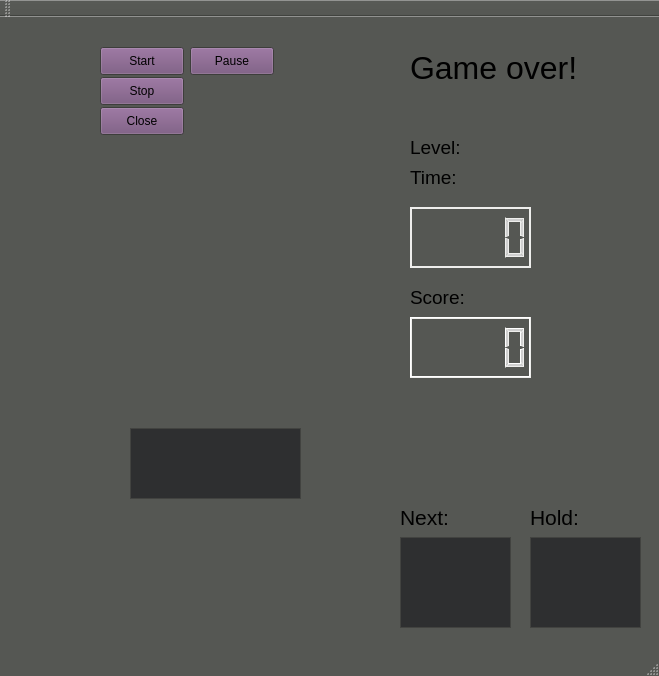
<?xml version="1.0" encoding="UTF-8"?>
<ui version="4.0">
 <class>MainWindow</class>
 <widget class="QMainWindow" name="MainWindow">
  <property name="geometry">
   <rect>
    <x>0</x>
    <y>0</y>
    <width>659</width>
    <height>676</height>
   </rect>
  </property>
  <property name="palette">
   <palette>
    <active>
     <colorrole role="Button">
      <brush brushstyle="SolidPattern">
       <color alpha="255">
        <red>117</red>
        <green>80</green>
        <blue>123</blue>
       </color>
      </brush>
     </colorrole>
     <colorrole role="Base">
      <brush brushstyle="SolidPattern">
       <color alpha="255">
        <red>46</red>
        <green>47</green>
        <blue>48</blue>
       </color>
      </brush>
     </colorrole>
     <colorrole role="Window">
      <brush brushstyle="SolidPattern">
       <color alpha="255">
        <red>85</red>
        <green>87</green>
        <blue>83</blue>
       </color>
      </brush>
     </colorrole>
    </active>
    <inactive>
     <colorrole role="Button">
      <brush brushstyle="SolidPattern">
       <color alpha="255">
        <red>117</red>
        <green>80</green>
        <blue>123</blue>
       </color>
      </brush>
     </colorrole>
     <colorrole role="Base">
      <brush brushstyle="SolidPattern">
       <color alpha="255">
        <red>46</red>
        <green>47</green>
        <blue>48</blue>
       </color>
      </brush>
     </colorrole>
     <colorrole role="Window">
      <brush brushstyle="SolidPattern">
       <color alpha="255">
        <red>85</red>
        <green>87</green>
        <blue>83</blue>
       </color>
      </brush>
     </colorrole>
    </inactive>
    <disabled>
     <colorrole role="Button">
      <brush brushstyle="SolidPattern">
       <color alpha="255">
        <red>117</red>
        <green>80</green>
        <blue>123</blue>
       </color>
      </brush>
     </colorrole>
     <colorrole role="Base">
      <brush brushstyle="SolidPattern">
       <color alpha="255">
        <red>85</red>
        <green>87</green>
        <blue>83</blue>
       </color>
      </brush>
     </colorrole>
     <colorrole role="Window">
      <brush brushstyle="SolidPattern">
       <color alpha="255">
        <red>85</red>
        <green>87</green>
        <blue>83</blue>
       </color>
      </brush>
     </colorrole>
    </disabled>
   </palette>
  </property>
  <property name="windowTitle">
   <string>MainWindow</string>
  </property>
  <widget class="QWidget" name="centralWidget">
   <widget class="QGraphicsView" name="graphicsView">
    <property name="geometry">
     <rect>
      <x>130</x>
      <y>411</y>
      <width>171</width>
      <height>71</height>
     </rect>
    </property>
   </widget>
   <widget class="QPushButton" name="closeButton">
    <property name="geometry">
     <rect>
      <x>100</x>
      <y>90</y>
      <width>84</width>
      <height>28</height>
     </rect>
    </property>
    <property name="text">
     <string>Close</string>
    </property>
   </widget>
   <widget class="QPushButton" name="startButton">
    <property name="geometry">
     <rect>
      <x>100</x>
      <y>30</y>
      <width>84</width>
      <height>28</height>
     </rect>
    </property>
    <property name="text">
     <string>Start</string>
    </property>
   </widget>
   <widget class="QPushButton" name="stopButton">
    <property name="geometry">
     <rect>
      <x>100</x>
      <y>60</y>
      <width>84</width>
      <height>28</height>
     </rect>
    </property>
    <property name="text">
     <string>Stop</string>
    </property>
   </widget>
   <widget class="QLCDNumber" name="timerLcdNumber">
    <property name="geometry">
     <rect>
      <x>410</x>
      <y>190</y>
      <width>121</width>
      <height>61</height>
     </rect>
    </property>
    <property name="palette">
     <palette>
      <active>
       <colorrole role="WindowText">
        <brush brushstyle="SolidPattern">
         <color alpha="255">
          <red>208</red>
          <green>208</green>
          <blue>208</blue>
         </color>
        </brush>
       </colorrole>
       <colorrole role="Light">
        <brush brushstyle="SolidPattern">
         <color alpha="255">
          <red>238</red>
          <green>238</green>
          <blue>236</blue>
         </color>
        </brush>
       </colorrole>
       <colorrole role="Dark">
        <brush brushstyle="SolidPattern">
         <color alpha="255">
          <red>238</red>
          <green>238</green>
          <blue>236</blue>
         </color>
        </brush>
       </colorrole>
       <colorrole role="Text">
        <brush brushstyle="SolidPattern">
         <color alpha="255">
          <red>208</red>
          <green>208</green>
          <blue>208</blue>
         </color>
        </brush>
       </colorrole>
       <colorrole role="ButtonText">
        <brush brushstyle="SolidPattern">
         <color alpha="255">
          <red>208</red>
          <green>208</green>
          <blue>208</blue>
         </color>
        </brush>
       </colorrole>
      </active>
      <inactive>
       <colorrole role="WindowText">
        <brush brushstyle="SolidPattern">
         <color alpha="255">
          <red>208</red>
          <green>208</green>
          <blue>208</blue>
         </color>
        </brush>
       </colorrole>
       <colorrole role="Light">
        <brush brushstyle="SolidPattern">
         <color alpha="255">
          <red>238</red>
          <green>238</green>
          <blue>236</blue>
         </color>
        </brush>
       </colorrole>
       <colorrole role="Dark">
        <brush brushstyle="SolidPattern">
         <color alpha="255">
          <red>238</red>
          <green>238</green>
          <blue>236</blue>
         </color>
        </brush>
       </colorrole>
       <colorrole role="Text">
        <brush brushstyle="SolidPattern">
         <color alpha="255">
          <red>208</red>
          <green>208</green>
          <blue>208</blue>
         </color>
        </brush>
       </colorrole>
       <colorrole role="ButtonText">
        <brush brushstyle="SolidPattern">
         <color alpha="255">
          <red>208</red>
          <green>208</green>
          <blue>208</blue>
         </color>
        </brush>
       </colorrole>
      </inactive>
      <disabled>
       <colorrole role="WindowText">
        <brush brushstyle="SolidPattern">
         <color alpha="255">
          <red>238</red>
          <green>238</green>
          <blue>236</blue>
         </color>
        </brush>
       </colorrole>
       <colorrole role="Light">
        <brush brushstyle="SolidPattern">
         <color alpha="255">
          <red>238</red>
          <green>238</green>
          <blue>236</blue>
         </color>
        </brush>
       </colorrole>
       <colorrole role="Dark">
        <brush brushstyle="SolidPattern">
         <color alpha="255">
          <red>238</red>
          <green>238</green>
          <blue>236</blue>
         </color>
        </brush>
       </colorrole>
       <colorrole role="Text">
        <brush brushstyle="SolidPattern">
         <color alpha="255">
          <red>238</red>
          <green>238</green>
          <blue>236</blue>
         </color>
        </brush>
       </colorrole>
       <colorrole role="ButtonText">
        <brush brushstyle="SolidPattern">
         <color alpha="255">
          <red>238</red>
          <green>238</green>
          <blue>236</blue>
         </color>
        </brush>
       </colorrole>
      </disabled>
     </palette>
    </property>
   </widget>
   <widget class="QLabel" name="timeLabel">
    <property name="geometry">
     <rect>
      <x>410</x>
      <y>140</y>
      <width>81</width>
      <height>41</height>
     </rect>
    </property>
    <property name="font">
     <font>
      <pointsize>14</pointsize>
     </font>
    </property>
    <property name="text">
     <string>Time:</string>
    </property>
   </widget>
   <widget class="QPushButton" name="pauseButton">
    <property name="geometry">
     <rect>
      <x>190</x>
      <y>30</y>
      <width>84</width>
      <height>28</height>
     </rect>
    </property>
    <property name="text">
     <string>Pause</string>
    </property>
   </widget>
   <widget class="QLabel" name="game_overLabel">
    <property name="enabled">
     <bool>true</bool>
    </property>
    <property name="geometry">
     <rect>
      <x>410</x>
      <y>30</y>
      <width>191</width>
      <height>41</height>
     </rect>
    </property>
    <property name="font">
     <font>
      <pointsize>24</pointsize>
     </font>
    </property>
    <property name="text">
     <string>Game over!</string>
    </property>
   </widget>
   <widget class="QGraphicsView" name="nextBlockGraphicsView">
    <property name="geometry">
     <rect>
      <x>400</x>
      <y>520</y>
      <width>111</width>
      <height>91</height>
     </rect>
    </property>
   </widget>
   <widget class="QLabel" name="nextLabel">
    <property name="geometry">
     <rect>
      <x>400</x>
      <y>490</y>
      <width>63</width>
      <height>20</height>
     </rect>
    </property>
    <property name="font">
     <font>
      <pointsize>16</pointsize>
     </font>
    </property>
    <property name="text">
     <string>Next:</string>
    </property>
   </widget>
   <widget class="QGraphicsView" name="holdBlockGraphicsView">
    <property name="geometry">
     <rect>
      <x>530</x>
      <y>520</y>
      <width>111</width>
      <height>91</height>
     </rect>
    </property>
   </widget>
   <widget class="QLabel" name="holdLabel_2">
    <property name="geometry">
     <rect>
      <x>530</x>
      <y>490</y>
      <width>63</width>
      <height>20</height>
     </rect>
    </property>
    <property name="font">
     <font>
      <pointsize>16</pointsize>
     </font>
    </property>
    <property name="text">
     <string>Hold:</string>
    </property>
   </widget>
   <widget class="QLCDNumber" name="scoreLcdNumber">
    <property name="geometry">
     <rect>
      <x>410</x>
      <y>300</y>
      <width>121</width>
      <height>61</height>
     </rect>
    </property>
    <property name="palette">
     <palette>
      <active>
       <colorrole role="WindowText">
        <brush brushstyle="SolidPattern">
         <color alpha="255">
          <red>208</red>
          <green>208</green>
          <blue>208</blue>
         </color>
        </brush>
       </colorrole>
       <colorrole role="Dark">
        <brush brushstyle="SolidPattern">
         <color alpha="255">
          <red>238</red>
          <green>238</green>
          <blue>236</blue>
         </color>
        </brush>
       </colorrole>
       <colorrole role="Text">
        <brush brushstyle="SolidPattern">
         <color alpha="255">
          <red>208</red>
          <green>208</green>
          <blue>208</blue>
         </color>
        </brush>
       </colorrole>
       <colorrole role="ButtonText">
        <brush brushstyle="SolidPattern">
         <color alpha="255">
          <red>208</red>
          <green>208</green>
          <blue>208</blue>
         </color>
        </brush>
       </colorrole>
      </active>
      <inactive>
       <colorrole role="WindowText">
        <brush brushstyle="SolidPattern">
         <color alpha="255">
          <red>208</red>
          <green>208</green>
          <blue>208</blue>
         </color>
        </brush>
       </colorrole>
       <colorrole role="Dark">
        <brush brushstyle="SolidPattern">
         <color alpha="255">
          <red>238</red>
          <green>238</green>
          <blue>236</blue>
         </color>
        </brush>
       </colorrole>
       <colorrole role="Text">
        <brush brushstyle="SolidPattern">
         <color alpha="255">
          <red>208</red>
          <green>208</green>
          <blue>208</blue>
         </color>
        </brush>
       </colorrole>
       <colorrole role="ButtonText">
        <brush brushstyle="SolidPattern">
         <color alpha="255">
          <red>208</red>
          <green>208</green>
          <blue>208</blue>
         </color>
        </brush>
       </colorrole>
      </inactive>
      <disabled>
       <colorrole role="WindowText">
        <brush brushstyle="SolidPattern">
         <color alpha="255">
          <red>238</red>
          <green>238</green>
          <blue>236</blue>
         </color>
        </brush>
       </colorrole>
       <colorrole role="Dark">
        <brush brushstyle="SolidPattern">
         <color alpha="255">
          <red>238</red>
          <green>238</green>
          <blue>236</blue>
         </color>
        </brush>
       </colorrole>
       <colorrole role="Text">
        <brush brushstyle="SolidPattern">
         <color alpha="255">
          <red>238</red>
          <green>238</green>
          <blue>236</blue>
         </color>
        </brush>
       </colorrole>
       <colorrole role="ButtonText">
        <brush brushstyle="SolidPattern">
         <color alpha="255">
          <red>238</red>
          <green>238</green>
          <blue>236</blue>
         </color>
        </brush>
       </colorrole>
      </disabled>
     </palette>
    </property>
   </widget>
   <widget class="QLabel" name="scoreLabel_3">
    <property name="geometry">
     <rect>
      <x>410</x>
      <y>270</y>
      <width>63</width>
      <height>20</height>
     </rect>
    </property>
    <property name="font">
     <font>
      <pointsize>14</pointsize>
     </font>
    </property>
    <property name="text">
     <string>Score:</string>
    </property>
   </widget>
   <widget class="QLabel" name="levelLabel">
    <property name="geometry">
     <rect>
      <x>410</x>
      <y>110</y>
      <width>101</width>
      <height>41</height>
     </rect>
    </property>
    <property name="font">
     <font>
      <pointsize>14</pointsize>
     </font>
    </property>
    <property name="text">
     <string>Level: </string>
    </property>
   </widget>
  </widget>
  <widget class="QMenuBar" name="menuBar">
   <property name="geometry">
    <rect>
     <x>0</x>
     <y>0</y>
     <width>659</width>
     <height>25</height>
    </rect>
   </property>
  </widget>
  <widget class="QToolBar" name="mainToolBar">
   <attribute name="toolBarArea">
    <enum>TopToolBarArea</enum>
   </attribute>
   <attribute name="toolBarBreak">
    <bool>false</bool>
   </attribute>
  </widget>
  <widget class="QStatusBar" name="statusBar"/>
 </widget>
 <layoutdefault spacing="6" margin="11"/>
 <resources/>
 <connections>
  <connection>
   <sender>closeButton</sender>
   <signal>clicked()</signal>
   <receiver>MainWindow</receiver>
   <slot>close()</slot>
   <hints>
    <hint type="sourcelabel">
     <x>154</x>
     <y>117</y>
    </hint>
    <hint type="destinationlabel">
     <x>796</x>
     <y>119</y>
    </hint>
   </hints>
  </connection>
 </connections>
</ui>
